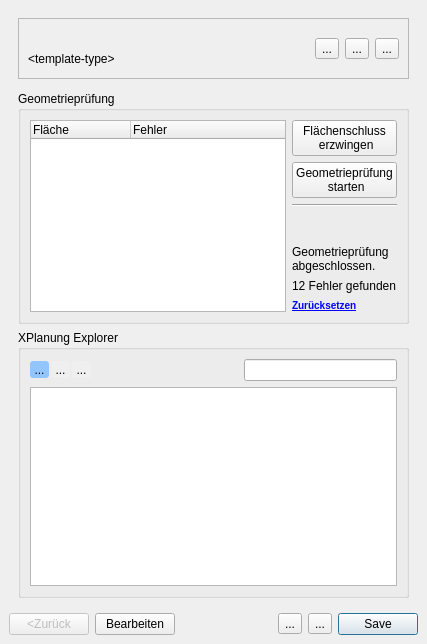
<?xml version="1.0" encoding="UTF-8"?>
<ui version="4.0">
 <class>PlanDetailsDialog</class>
 <widget class="QgsDockWidget" name="PlanDetailsDialog">
  <property name="geometry">
   <rect>
    <x>0</x>
    <y>0</y>
    <width>419</width>
    <height>644</height>
   </rect>
  </property>
  <property name="sizePolicy">
   <sizepolicy hsizetype="Preferred" vsizetype="Preferred">
    <horstretch>0</horstretch>
    <verstretch>0</verstretch>
   </sizepolicy>
  </property>
  <property name="windowTitle">
   <string>Planwerk Details</string>
  </property>
  <widget class="QWidget" name="dockWidgetContents">
   <property name="sizePolicy">
    <sizepolicy hsizetype="Preferred" vsizetype="Preferred">
     <horstretch>0</horstretch>
     <verstretch>0</verstretch>
    </sizepolicy>
   </property>
   <layout class="QVBoxLayout" name="verticalLayout_9">
    <item>
     <widget class="QStackedWidget" name="stackedWidget">
      <property name="sizePolicy">
       <sizepolicy hsizetype="Preferred" vsizetype="Preferred">
        <horstretch>0</horstretch>
        <verstretch>0</verstretch>
       </sizepolicy>
      </property>
      <property name="styleSheet">
       <string notr="true"/>
      </property>
      <property name="currentIndex">
       <number>0</number>
      </property>
      <widget class="QWidget" name="page">
       <property name="sizePolicy">
        <sizepolicy hsizetype="Preferred" vsizetype="Preferred">
         <horstretch>0</horstretch>
         <verstretch>0</verstretch>
        </sizepolicy>
       </property>
       <layout class="QVBoxLayout" name="verticalLayout">
        <item>
         <widget class="QFrame" name="frame">
          <property name="sizePolicy">
           <sizepolicy hsizetype="Preferred" vsizetype="Maximum">
            <horstretch>0</horstretch>
            <verstretch>0</verstretch>
           </sizepolicy>
          </property>
          <property name="styleSheet">
           <string notr="true"/>
          </property>
          <property name="frameShape">
           <enum>QFrame::StyledPanel</enum>
          </property>
          <property name="frameShadow">
           <enum>QFrame::Raised</enum>
          </property>
          <layout class="QVBoxLayout" name="verticalLayout_4" stretch="0">
           <item>
            <layout class="QHBoxLayout" name="horizontalLayout_3">
             <item>
              <layout class="QVBoxLayout" name="verticalLayout_3">
               <item>
                <widget class="QLabel" name="lTitle">
                 <property name="font">
                  <font>
                   <pointsize>10</pointsize>
                   <weight>75</weight>
                   <bold>true</bold>
                   <kerning>true</kerning>
                  </font>
                 </property>
                 <property name="text">
                  <string>&lt;template-name&gt;</string>
                 </property>
                 <property name="wordWrap">
                  <bool>true</bool>
                 </property>
                </widget>
               </item>
               <item>
                <layout class="QHBoxLayout" name="horizontalLayout_2">
                 <property name="spacing">
                  <number>40</number>
                 </property>
                 <item>
                  <widget class="QLabel" name="lPlanType">
                   <property name="sizePolicy">
                    <sizepolicy hsizetype="Preferred" vsizetype="Preferred">
                     <horstretch>0</horstretch>
                     <verstretch>0</verstretch>
                    </sizepolicy>
                   </property>
                   <property name="text">
                    <string>&lt;html&gt;&lt;head/&gt;&lt;body&gt;&lt;p&gt;&amp;lt;template-type&amp;gt;&lt;/p&gt;&lt;/body&gt;&lt;/html&gt;</string>
                   </property>
                  </widget>
                 </item>
                 <item>
                  <widget class="QParishLabel" name="parish" native="true"/>
                 </item>
                 <item>
                  <spacer name="horizontalSpacer_2">
                   <property name="orientation">
                    <enum>Qt::Horizontal</enum>
                   </property>
                   <property name="sizeHint" stdset="0">
                    <size>
                     <width>40</width>
                     <height>20</height>
                    </size>
                   </property>
                  </spacer>
                 </item>
                </layout>
               </item>
              </layout>
             </item>
             <item>
              <widget class="QToolButton" name="bMap">
               <property name="sizePolicy">
                <sizepolicy hsizetype="Maximum" vsizetype="Maximum">
                 <horstretch>0</horstretch>
                 <verstretch>0</verstretch>
                </sizepolicy>
               </property>
               <property name="toolTip">
                <string>Planwerk auf Karte anzeigen</string>
               </property>
               <property name="text">
                <string>...</string>
               </property>
              </widget>
             </item>
             <item>
              <widget class="QToolButton" name="bEditMain">
               <property name="text">
                <string>...</string>
               </property>
              </widget>
             </item>
             <item>
              <widget class="QToolButton" name="bDelete">
               <property name="sizePolicy">
                <sizepolicy hsizetype="Maximum" vsizetype="Maximum">
                 <horstretch>0</horstretch>
                 <verstretch>0</verstretch>
                </sizepolicy>
               </property>
               <property name="toolTip">
                <string>Gesamten Plan löschen</string>
               </property>
               <property name="text">
                <string>...</string>
               </property>
              </widget>
             </item>
            </layout>
           </item>
          </layout>
         </widget>
        </item>
        <item>
         <widget class="QParishEdit" name="parishEdit" native="true">
          <property name="sizePolicy">
           <sizepolicy hsizetype="Preferred" vsizetype="Maximum">
            <horstretch>0</horstretch>
            <verstretch>0</verstretch>
           </sizepolicy>
          </property>
         </widget>
        </item>
        <item>
         <widget class="QGroupBox" name="groupBox_2">
          <property name="sizePolicy">
           <sizepolicy hsizetype="Preferred" vsizetype="Maximum">
            <horstretch>0</horstretch>
            <verstretch>0</verstretch>
           </sizepolicy>
          </property>
          <property name="title">
           <string>Geometrieprüfung</string>
          </property>
          <layout class="QVBoxLayout" name="verticalLayout_8" stretch="1">
           <item>
            <layout class="QHBoxLayout" name="horizontalLayout_4">
             <item>
              <layout class="QVBoxLayout" name="verticalLayout_7" stretch="0">
               <item>
                <widget class="QTreeWidget" name="log">
                 <property name="sizePolicy">
                  <sizepolicy hsizetype="MinimumExpanding" vsizetype="Preferred">
                   <horstretch>0</horstretch>
                   <verstretch>0</verstretch>
                  </sizepolicy>
                 </property>
                 <property name="frameShape">
                  <enum>QFrame::StyledPanel</enum>
                 </property>
                 <property name="frameShadow">
                  <enum>QFrame::Sunken</enum>
                 </property>
                 <property name="columnCount">
                  <number>2</number>
                 </property>
                 <column>
                  <property name="text">
                   <string>Fläche</string>
                  </property>
                 </column>
                 <column>
                  <property name="text">
                   <string>Fehler</string>
                  </property>
                 </column>
                </widget>
               </item>
              </layout>
             </item>
             <item>
              <layout class="QVBoxLayout" name="verticalLayout_6">
               <item>
                <widget class="QPushButton" name="bFixAreas">
                 <property name="sizePolicy">
                  <sizepolicy hsizetype="Minimum" vsizetype="Minimum">
                   <horstretch>0</horstretch>
                   <verstretch>0</verstretch>
                  </sizepolicy>
                 </property>
                 <property name="text">
                  <string>Flächenschluss
 erzwingen</string>
                 </property>
                </widget>
               </item>
               <item>
                <widget class="QPushButton" name="bValidate">
                 <property name="sizePolicy">
                  <sizepolicy hsizetype="Minimum" vsizetype="Minimum">
                   <horstretch>0</horstretch>
                   <verstretch>0</verstretch>
                  </sizepolicy>
                 </property>
                 <property name="text">
                  <string>Geometrieprüfung 
 starten</string>
                 </property>
                </widget>
               </item>
               <item>
                <widget class="Line" name="line">
                 <property name="orientation">
                  <enum>Qt::Horizontal</enum>
                 </property>
                </widget>
               </item>
               <item>
                <spacer name="verticalSpacer">
                 <property name="orientation">
                  <enum>Qt::Vertical</enum>
                 </property>
                 <property name="sizeType">
                  <enum>QSizePolicy::MinimumExpanding</enum>
                 </property>
                 <property name="sizeHint" stdset="0">
                  <size>
                   <width>20</width>
                   <height>10</height>
                  </size>
                 </property>
                </spacer>
               </item>
               <item>
                <widget class="QLabel" name="lFinished">
                 <property name="text">
                  <string>Geometrieprüfung  
abgeschlossen.</string>
                 </property>
                </widget>
               </item>
               <item>
                <widget class="QLabel" name="lErrorCount">
                 <property name="text">
                  <string>12 Fehler gefunden</string>
                 </property>
                </widget>
               </item>
               <item>
                <widget class="QLabel" name="reset_label">
                 <property name="toolTip">
                  <string>Geometrieprüfung und markierte Geometriefehler zurücksetzen.</string>
                 </property>
                 <property name="styleSheet">
                  <string notr="true">font-weight: bold; font-size: 10px;</string>
                 </property>
                 <property name="frameShape">
                  <enum>QFrame::NoFrame</enum>
                 </property>
                 <property name="text">
                  <string>&lt;a href=&quot;..link&quot;&gt;Zurücksetzen&lt;/a&gt;</string>
                 </property>
                </widget>
               </item>
              </layout>
             </item>
            </layout>
           </item>
          </layout>
         </widget>
        </item>
        <item>
         <widget class="QGroupBox" name="groupBox">
          <property name="sizePolicy">
           <sizepolicy hsizetype="Preferred" vsizetype="Minimum">
            <horstretch>0</horstretch>
            <verstretch>0</verstretch>
           </sizepolicy>
          </property>
          <property name="title">
           <string>XPlanung Explorer</string>
          </property>
          <layout class="QVBoxLayout" name="verticalLayout_2" stretch="1,0">
           <item>
            <layout class="QHBoxLayout" name="horizontalLayout">
             <property name="spacing">
              <number>0</number>
             </property>
             <item>
              <widget class="QWidget" name="container" native="true">
               <property name="sizePolicy">
                <sizepolicy hsizetype="Preferred" vsizetype="Fixed">
                 <horstretch>0</horstretch>
                 <verstretch>0</verstretch>
                </sizepolicy>
               </property>
               <property name="styleSheet">
                <string notr="true">#container {
	padding: 0px;
	margin:0px;
}

QToolButton {
	background: palette(window); 
 	border:0px;
    border-radius: 3px;
}

QToolButton:hover {
	background: #E5E7EB; 
	border: 1px solid #BFDBFE ;
}

QToolButton:checked {
	background-color:#93C5FD;
	border: none; 
 }</string>
               </property>
               <layout class="QHBoxLayout" name="horizontalLayout_5">
                <property name="spacing">
                 <number>2</number>
                </property>
                <property name="leftMargin">
                 <number>0</number>
                </property>
                <property name="topMargin">
                 <number>0</number>
                </property>
                <property name="rightMargin">
                 <number>0</number>
                </property>
                <property name="bottomMargin">
                 <number>0</number>
                </property>
                <item>
                 <widget class="QToolButton" name="bSortHierarchy">
                  <property name="sizePolicy">
                   <sizepolicy hsizetype="Maximum" vsizetype="Maximum">
                    <horstretch>0</horstretch>
                    <verstretch>0</verstretch>
                   </sizepolicy>
                  </property>
                  <property name="cursor">
                   <cursorShape>PointingHandCursor</cursorShape>
                  </property>
                  <property name="toolTip">
                   <string>Nach Objekthierarchie sortieren</string>
                  </property>
                  <property name="text">
                   <string>...</string>
                  </property>
                  <property name="iconSize">
                   <size>
                    <width>20</width>
                    <height>20</height>
                   </size>
                  </property>
                  <property name="checkable">
                   <bool>true</bool>
                  </property>
                  <property name="checked">
                   <bool>true</bool>
                  </property>
                  <attribute name="buttonGroup">
                   <string notr="true">sortButtons</string>
                  </attribute>
                 </widget>
                </item>
                <item>
                 <widget class="QToolButton" name="bSortName">
                  <property name="sizePolicy">
                   <sizepolicy hsizetype="Maximum" vsizetype="Maximum">
                    <horstretch>0</horstretch>
                    <verstretch>0</verstretch>
                   </sizepolicy>
                  </property>
                  <property name="cursor">
                   <cursorShape>PointingHandCursor</cursorShape>
                  </property>
                  <property name="toolTip">
                   <string>Alphabetisch sortieren</string>
                  </property>
                  <property name="text">
                   <string>...</string>
                  </property>
                  <property name="iconSize">
                   <size>
                    <width>20</width>
                    <height>20</height>
                   </size>
                  </property>
                  <property name="checkable">
                   <bool>true</bool>
                  </property>
                  <attribute name="buttonGroup">
                   <string notr="true">sortButtons</string>
                  </attribute>
                 </widget>
                </item>
                <item>
                 <widget class="QToolButton" name="bSortCategory">
                  <property name="sizePolicy">
                   <sizepolicy hsizetype="Maximum" vsizetype="Maximum">
                    <horstretch>0</horstretch>
                    <verstretch>0</verstretch>
                   </sizepolicy>
                  </property>
                  <property name="cursor">
                   <cursorShape>PointingHandCursor</cursorShape>
                  </property>
                  <property name="toolTip">
                   <string>Nach Kategorie sortieren</string>
                  </property>
                  <property name="text">
                   <string>...</string>
                  </property>
                  <property name="iconSize">
                   <size>
                    <width>20</width>
                    <height>20</height>
                   </size>
                  </property>
                  <property name="checkable">
                   <bool>true</bool>
                  </property>
                  <attribute name="buttonGroup">
                   <string notr="true">sortButtons</string>
                  </attribute>
                 </widget>
                </item>
               </layout>
              </widget>
             </item>
             <item>
              <spacer name="horizontalSpacer">
               <property name="orientation">
                <enum>Qt::Horizontal</enum>
               </property>
               <property name="sizeType">
                <enum>QSizePolicy::Expanding</enum>
               </property>
               <property name="sizeHint" stdset="0">
                <size>
                 <width>40</width>
                 <height>20</height>
                </size>
               </property>
              </spacer>
             </item>
             <item>
              <widget class="QCollapsibleSearch" name="searchEdit">
               <property name="sizePolicy">
                <sizepolicy hsizetype="MinimumExpanding" vsizetype="Maximum">
                 <horstretch>0</horstretch>
                 <verstretch>0</verstretch>
                </sizepolicy>
               </property>
               <property name="clearButtonEnabled">
                <bool>true</bool>
               </property>
              </widget>
             </item>
            </layout>
           </item>
           <item>
            <widget class="QExplorerView" name="objectTree">
             <property name="sizePolicy">
              <sizepolicy hsizetype="Minimum" vsizetype="Expanding">
               <horstretch>0</horstretch>
               <verstretch>0</verstretch>
              </sizepolicy>
             </property>
            </widget>
           </item>
          </layout>
         </widget>
        </item>
       </layout>
      </widget>
      <widget class="QWidget" name="page_2">
       <layout class="QVBoxLayout" name="verticalLayout_5"/>
      </widget>
     </widget>
    </item>
    <item>
     <layout class="QHBoxLayout" name="horizontalLayout_6">
      <item>
       <widget class="QPushButton" name="bPrev">
        <property name="enabled">
         <bool>false</bool>
        </property>
        <property name="text">
         <string>&lt;Zurück</string>
        </property>
       </widget>
      </item>
      <item>
       <widget class="QPushButton" name="bEdit">
        <property name="text">
         <string>Bearbeiten</string>
        </property>
       </widget>
      </item>
      <item>
       <spacer name="horizontalSpacer_3">
        <property name="orientation">
         <enum>Qt::Horizontal</enum>
        </property>
        <property name="sizeHint" stdset="0">
         <size>
          <width>40</width>
          <height>20</height>
         </size>
        </property>
       </spacer>
      </item>
      <item>
       <widget class="QToolButton" name="bUndo">
        <property name="text">
         <string>...</string>
        </property>
       </widget>
      </item>
      <item>
       <widget class="QToolButton" name="bRedo">
        <property name="text">
         <string>...</string>
        </property>
       </widget>
      </item>
      <item>
       <widget class="QDialogButtonBox" name="bActions">
        <property name="sizePolicy">
         <sizepolicy hsizetype="Maximum" vsizetype="Fixed">
          <horstretch>0</horstretch>
          <verstretch>0</verstretch>
         </sizepolicy>
        </property>
        <property name="standardButtons">
         <set>QDialogButtonBox::Save</set>
        </property>
       </widget>
      </item>
     </layout>
    </item>
   </layout>
  </widget>
 </widget>
 <customwidgets>
  <customwidget>
   <class>QgsDockWidget</class>
   <extends>QDockWidget</extends>
   <header>qgsdockwidget.h</header>
   <container>1</container>
  </customwidget>
  <customwidget>
   <class>QExplorerView</class>
   <extends>QTreeView</extends>
   <header>SAGisXPlanung/gui/widgets/QExplorerView.h</header>
  </customwidget>
  <customwidget>
   <class>QCollapsibleSearch</class>
   <extends>QLineEdit</extends>
   <header>SAGisXPlanung/gui/widgets/QCollapsibleSearch.h</header>
  </customwidget>
  <customwidget>
   <class>QParishLabel</class>
   <extends>QWidget</extends>
   <header>SAGisXPlanung/gui/widgets.h</header>
   <container>1</container>
  </customwidget>
  <customwidget>
   <class>QParishEdit</class>
   <extends>QWidget</extends>
   <header>SAGisXPlanung/gui/widgets.h</header>
   <container>1</container>
  </customwidget>
 </customwidgets>
 <resources/>
 <connections/>
 <buttongroups>
  <buttongroup name="sortButtons"/>
 </buttongroups>
</ui>
